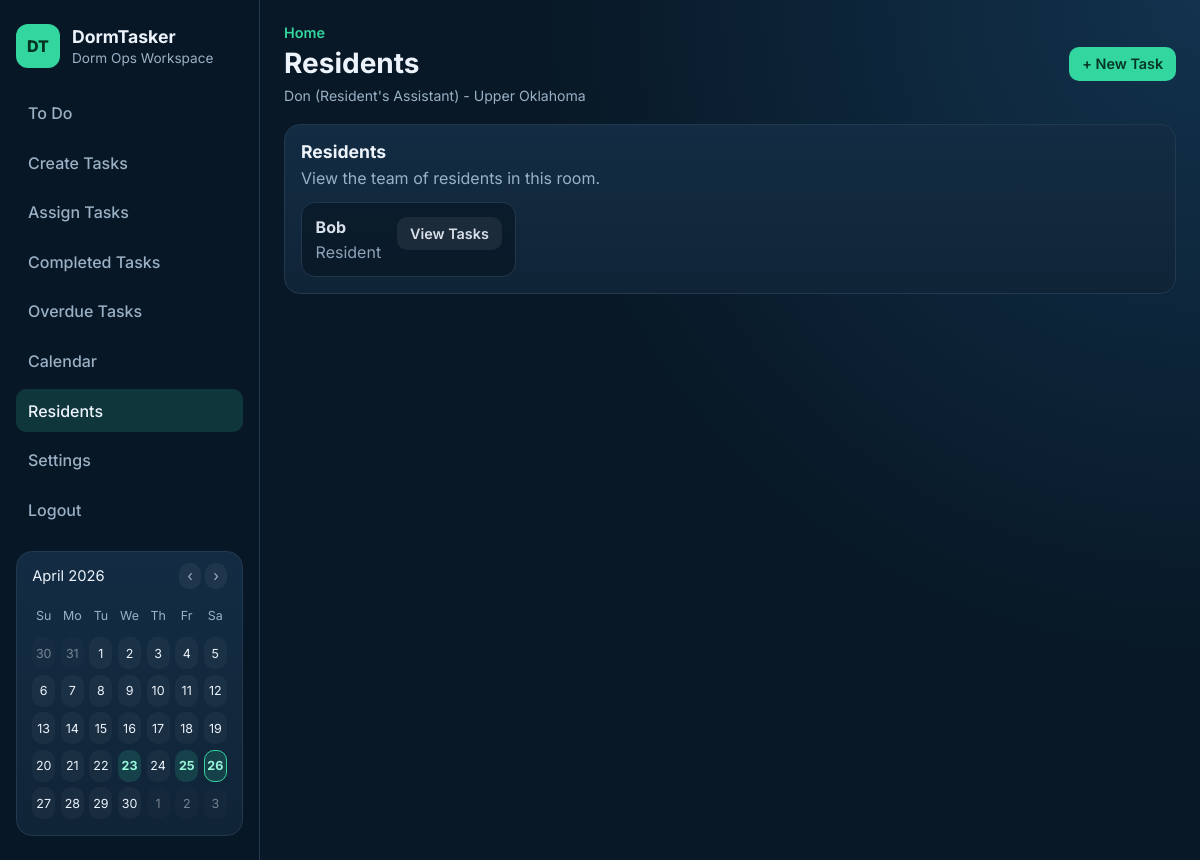
The app's page /residents (signed in), older data.
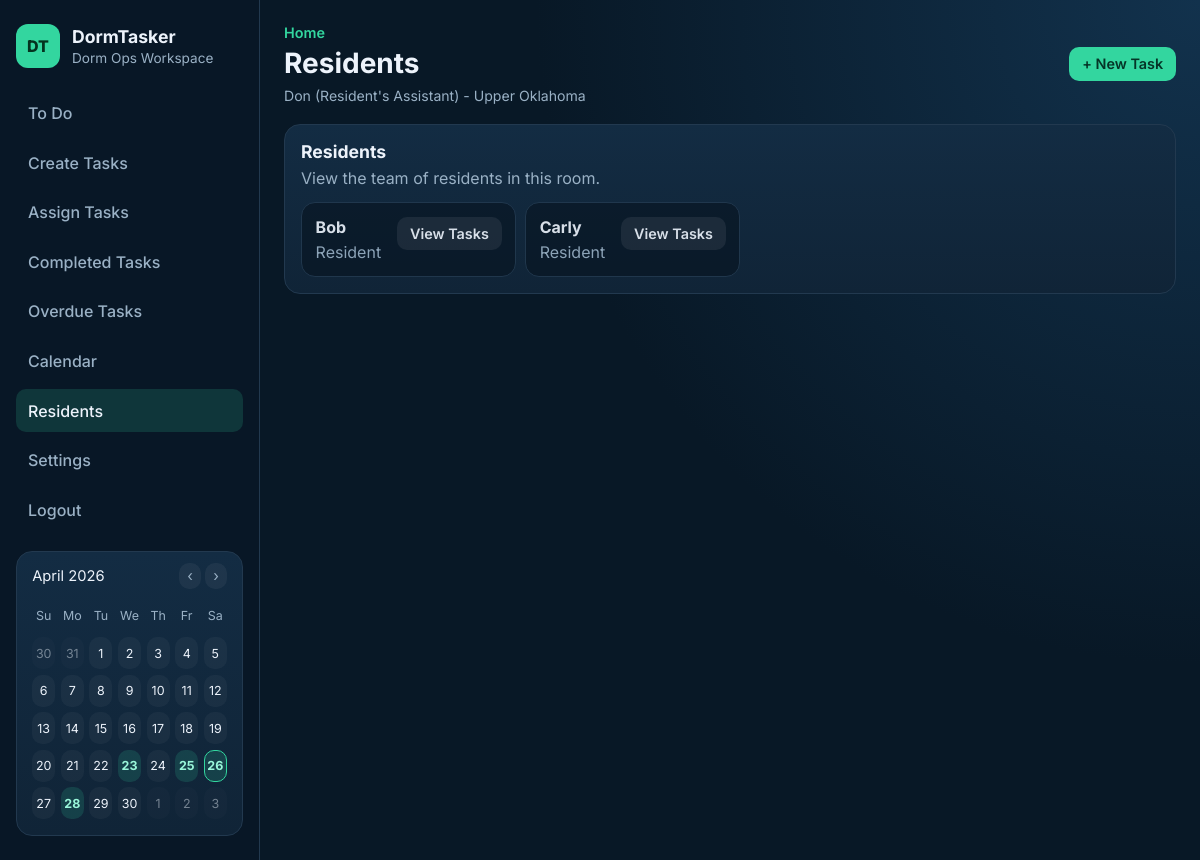
The same page, newer data.
### tables this page shows
CREATE TABLE users (
            id INTEGER PRIMARY KEY AUTOINCREMENT,
            name TEXT NOT NULL,
            role TEXT NOT NULL CHECK (role IN ('RA', 'Resident'))
        , email TEXT, password_hash TEXT, room_id INTEGER);

### app.py (the view)
@app.route("/residents")
@login_required
def residents():
    if g.current_user["role"] != "RA":
        flash("Only Resident's Assistants can view resident details.", "error")
        return redirect(url_for("dashboard"))
    context = _fetch_dashboard_context()
    return render_template(
        "residents.html",
        page_title="Residents",
        **context,
    )

### app.py (called while the page is built)
def _format_user_role(role):
    return "Resident's Assistant" if role == "RA" else role

@app.before_request
def load_current_user():
    user_id = session.get("user_id")
    g.current_user = get_user_by_id(user_id) if user_id else None

@app.context_processor
def inject_current_user():
    current_user = g.get("current_user")
    if current_user:
        if current_user["role"] == "RA":
            chore_list = service.get_chores(room_id=current_user["room_id"])
        else:
            chore_list = service.get_resident_chores(current_user["id"], room_id=current_user["room_id"])
        calendar_data = _calendar_context(chore_list)
    else:
        calendar_data = {}
    return {
        "current_user": current_user,
        "current_path": request.path,
        "current_user_role_text": _format_user_role(current_user["role"]) if current_user else None,
        **calendar_data,
    }

### auth.py (called while the page is built)
def login_required(func):
    @wraps(func)
    def wrapper(*args, **kwargs):
        if not session.get("user_id"):
            flash("Please log in to continue.", "error")
            return redirect(url_for("login"))
        return func(*args, **kwargs)
    return wrapper

### templates/residents.html (shortened to what this page needs)
{% extends "base.html" %}
{% block page_title %}Residents{% endblock %}
{% block content %}
    <section class="card-panel">
        <div class="panel-head">
            <h3>Residents</h3>
            <p>View the team of residents in this room.</p>
        </div>
        {% if residents %}
            <div class="chip-row">
                {% for resident in residents %}
                    <article class="task-item task-item-complete">
                        <div class="task-main">
                            <h4>{{ resident.name }}</h4>
                            <p>Resident</p>
                        </div>
                        <div class="task-actions">
                            <a class="btn btn-soft" href="{{ url_for('resident_chores', resident_id=resident.id) }}">View Tasks</a>
                        </div>
                    </article>
                {% endfor %}
            </div>
        {% else %}
            <p class="empty-state">No residents found in this room.</p>
        {% endif %}
    </section>
{% endblock %}

### templates/base.html (shortened to what the changed rows need)
<!DOCTYPE html>
<html lang="en">
<head>
    <link rel="stylesheet" href="{{ url_for('static', filename='style.css') }}">
</head>
<body>
    <div class="app-shell">
        <aside class="sidebar">
            <div class="brand">
                <div>
                    <h1>DormTasker</h1>
                </div>
            </div>
            {% if current_user %}
                <section class="sidebar-card sidebar-calendar">
                    <div class="calendar-grid">
                        {% for day in calendar_weekdays %}
                            <span class="calendar-weekday">{{ day }}</span>
                        {% endfor %}
                        {% for cell in calendar_cells %}
                            <span class="calendar-cell{% if cell.month != calendar_month or cell.year != calendar_year %} calendar-muted{% endif %}{% if cell.day in calendar_due_days and cell.month == calendar_month and cell.year == calendar_year %} calendar-has-event{% endif %}{% if cell == calendar_current_date %} calendar-today{% endif %}">{{ cell.day }}</span>
                        {% endfor %}
                    </div>
                </section>
            {% endif %}
        </aside>
        <div class="main-panel">
            <header class="topbar">
                <div>
                    <h2 class="topbar-title">{% block page_title %}{{ page_title or 'Dashboard' }}{% endblock %}</h2>
                </div>
            </header>
            <main class="content">
                {% block content %}{% endblock %}
            </main>
        </div>
    </div>
</body>
</html>

Row changes from the older to the newer data that the page shows:
added users: name "Carly"
